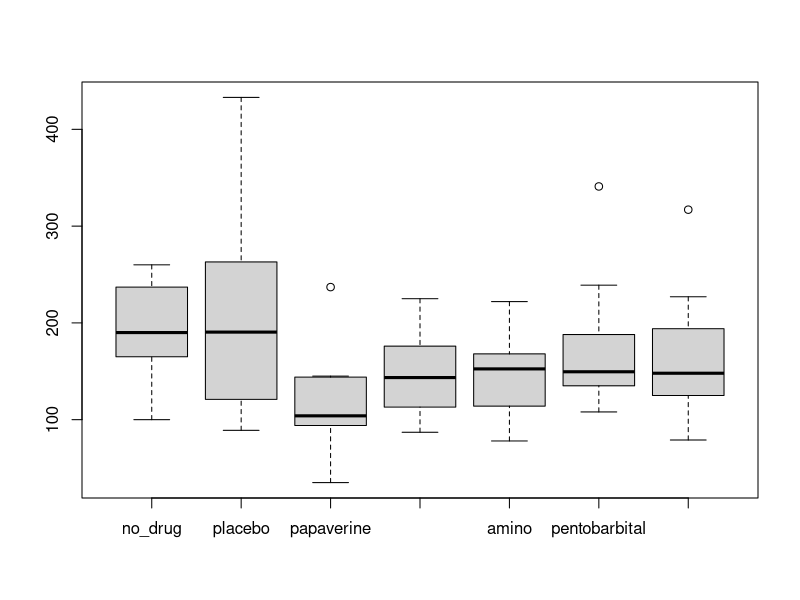
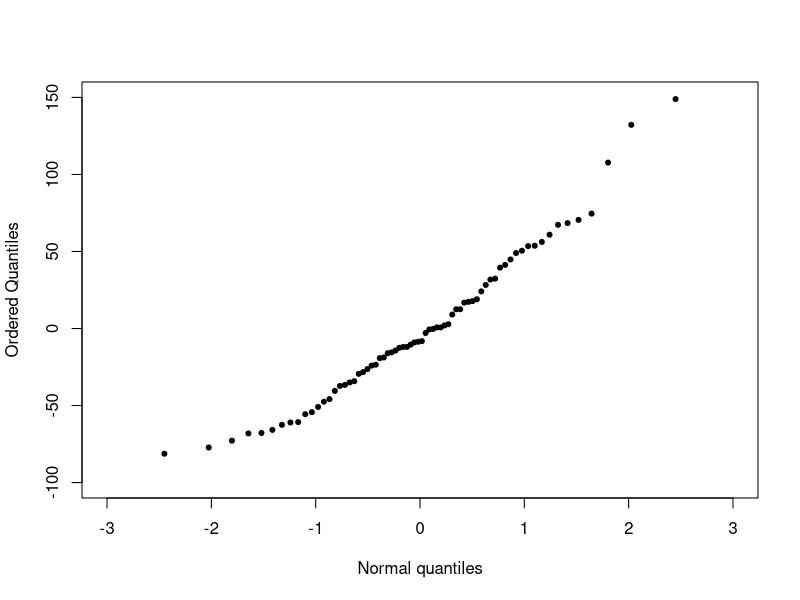

Write R code to recreate these figures, in order.
#Page 501

I = 7
J = 10
itch_data = matrix(c(174, 263, 105, 199, 141, 108, 141,
                224, 213, 103, 143, 168, 341, 184,
                260, 231, 145, 113, 78,159, 125,
                255, 291, 103, 225, 164, 135, 227,
                165, 168, 144, 176, 127, 239, 194,
                237, 121, 94, 144, 114, 136, 155,
                191, 137, 35, 87, 96, 140, 121,
                100, 102, 133, 120, 222, 134, 129,
                115, 89, 83, 100, 165, 185, 79,
                189, 433, 237, 173, 168, 188, 317),byrow = TRUE,ncol = 7)

itch = data.frame(no_drug = itch_data[,1], placebo = itch_data[,2], papaverine = itch_data[,3],
                  nmorphine = itch_data[,4], amino = itch_data[,5], pentobarbital = itch_data[,6],
                  tripelennamine = itch_data[,7], row.names = c("BG","JF","BS","SI","BW","TS","GM","SS","MU","OS"))
boxplot(itch)

stack_data = stack(itch)
stack_data <- cbind(stack_data,subject = rep(rownames(itch),ncol(itch)))
one.way <- aov(values~ind+subject, data = stack_data)

summary(one.way)

y = unname(sort(residuals(one.way)))
qqnorm(y, pch = 20, xlim = c(-3,3), ylim = c(-100,150), 
       xlab = "Normal quantiles", ylab = "Ordered Quantiles",
       main = "")

df = 54
nrange = 7
s = 3095
qt = qtukey(0.95, nrange,df)
error_var = qt*sqrt(s/J)
print(error_var)

# The answer may slightly vary due to rounding off values.
